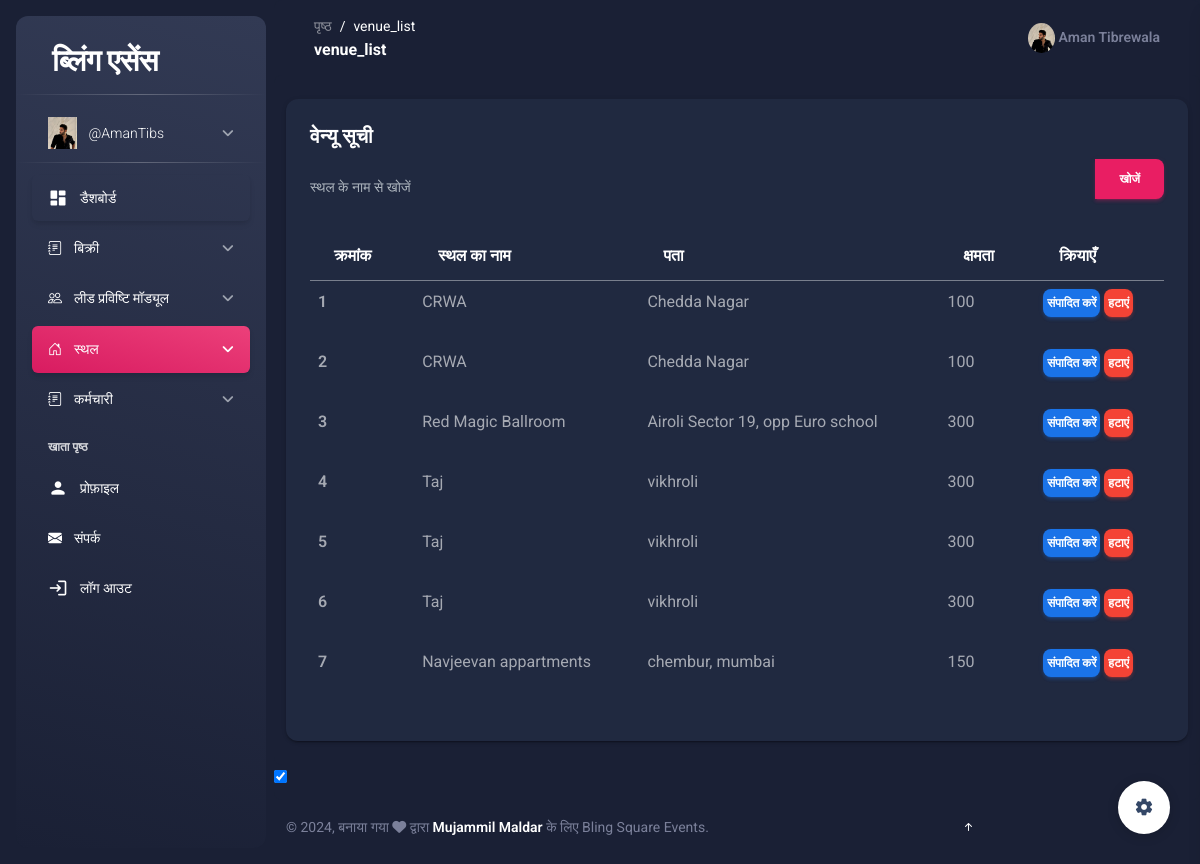
The app's page /venue_list/ (signed in) with its own data.
### dashboard/models.py (models this page shows, shortened)
class CustomUser(AbstractUser):
    GENDER_CHOICES = (
        ('male', 'Male'),
        ('female', 'Female'),
    )
    USER_ROLES = (
        ('employee', 'Employee'),
        ('admin', 'Admin'),
        ('hr', 'HR'),
        ('manager', 'Manager'),
        ('intern', 'Intern'),
    )
    category = models.CharField(max_length=20, choices=USER_ROLES, default='employee')
    photo = models.ImageField(upload_to='photos/')
    gender = models.CharField(max_length=6, choices=GENDER_CHOICES)
    dob = models.DateField(default=datetime.date.today)
    joiningdate = models.DateField(default=datetime.date.today)
    address = models.TextField()
    designation = models.CharField(max_length=100)
    mobileno = models.CharField(max_length=11, unique=True)
    active = models.BooleanField(default=True)  # Track active status
    last_activity = models.DateTimeField(auto_now=True)  # Track last activity timestamp

class Venue(models.Model):
    name = models.CharField(max_length=100)
    address = models.TextField(max_length=200)
    capacity = models.PositiveIntegerField()

class UserSettings(models.Model):
    user = models.OneToOneField(CustomUser, on_delete=models.CASCADE)
    data_completion_percentage = models.PositiveIntegerField(default=0)
    selected_theme = models.CharField(max_length=20, choices=settings.THEME_CHOICES, default='light')

### dashboard/sales/venue_views.py (the view)
# urls.py: path('venue_list/',views.venue_list,name='venue_list'),
@login_required(login_url="/login")
def venue_list(request):
    venues = Venue.objects.all()
    return render(request, 'venue_list.html', {'venues': venues})

### middlewar/theme.py (called while the page is built)
    def __call__(self, request):
        response = self.get_response(request)
        if 'theme' in request.COOKIES:
            theme = request.COOKIES['theme']
            if theme == 'dark':
                response.set_cookie('theme', 'dark')
            else:
                response.set_cookie('theme', 'light')
        else:
            response.set_cookie('theme', 'light')
        return response

### template/venue_list.html (shortened to what this page needs)
{% extends 'base.html' %}
{% load i18n %}
{% block main %}
<main class="main-content position-relative max-height-vh-100 h-100 border-radius-lg ">
    <div class="container-fluid py-4">
        <div class="card recent-sales overflow-auto">
            <div class="card-body">
                <h5 class="card-title">{% trans 'Venue List' %}</h5>
                <form method="get" class="mb-3">
                    <div class="input-group">
                        <input type="text" class="form-control" name="q" placeholder="{% trans 'Search by venue name' %}" value="{{ search_query }}">
                        <button type="submit" class="btn btn-primary">{% trans 'Search' %}</button>
                    </div>
                </form>
                <table class="table table-borderless datatable">
                    <thead>
                        <tr>
                            <th scope="col">{% trans 'Sr.No' %}</th>
                            <th scope="col">{% trans 'Venue Name' %}</th>
                            <th scope="col">{% trans 'Address' %}</th>
                            <th scope="col">{% trans 'Capacity' %}</th>
                            <th scope="col">{% trans 'Actions' %}</th>
                        </tr>
                    </thead>
                    <tbody>
                        {% for venue in venues %}
                        <tr>
                            <th scope="row">{{ forloop.counter }}</th>
                            <td>{{ venue.name }}</td>
                            <td>{{ venue.address }}</td>
                            <td>{{ venue.capacity }}</td>
                            <td>
                                <a href="/edit_venue/{{venue.id}}" class="btn btn-info p-1">{% trans 'Edit' %}</a>
                                <a href="/delete_venue/{{venue.id}}" class="btn btn-danger p-1">{% trans 'Delete' %}</a>
                            </td>
                        </tr>
                        {% empty %}
                        <tr>
                            <td colspan="5">{% trans 'No venues found.' %}</td>
                        </tr>
                        {% endfor %}
                    </tbody>
                </table>
            </div>
        </div>
    </div>
</main>
{% endblock main %}

### template/base.html (shortened to what this page needs)
{% include 'header.html' %}
{% include 'aside.html' %}
{% load i18n %}
<main class="main-content position-relative max-height-vh-100 h-100 border-radius-lg ">
    <nav class="navbar navbar-main navbar-expand-lg px-0 mx-4 shadow-none border-radius-xl" id="navbarBlur" data-scroll="true">
      <div class="container-fluid py-1 px-3">
        <nav aria-label="breadcrumb">
          <ol class="breadcrumb bg-transparent mb-0 pb-0 pt-1 px-0 me-sm-6 me-5">
            <li class="breadcrumb-item text-sm"><a class="opacity-5 text-dark" href="javascript:;">{% trans "Pages" %}</a></li>
            <li class="breadcrumb-item text-sm text-dark active" aria-current="page">{{ request.path|cut:"/" }}</li>
          </ol>
          <h6 class="font-weight-bolder mb-0">{{ request.path|cut:"/" }}</h6>
        </nav>
        <div class="collapse navbar-collapse mt-sm-0 mt-2 me-md-0 me-sm-4" id="navbar">
          <ul class="navbar-nav  justify-content-end">
            <li class="nav-item d-flex align-items-center">
              <a href="/profile" class="nav-link text-body font-weight-bold px-0">
                <img src="{{request.user.photo.url}}" alt="" style="height: 30px;border-radius: 50%;">
                <span class="d-sm-inline d-none">{{request.user.first_name}} {{request.user.last_name}} </span>
              </a>
            </li>
          </ul>
        </div>
      </div>
    </nav>
{% block main %}
{% endblock main %}
{% include 'footer2.html' %}
{% include 'footer.html' %}

### template/aside.html (shortened to what this page needs)
{% load static %}
{% load i18n %}
<body class="g-sidenav-show bg-gray-200">
  <aside class="sidenav navbar navbar-vertical navbar-expand-xs border-0 border-radius-xl my-3 fixed-start ms-3 bg-gradient-dark" id="sidenav-main">
     <div class="sidenav-header">
    <a class="navbar-brand m-0" href="/home">
      <h3 class="ms-1 font-weight-bold text-white">{% trans "Bling Essence" %}</h3>
    </a>
  </div>
  <hr class="horizontal light mt-0 mb-2">
  <div class="collapse navbar-collapse  w-auto " id="sidenav-collapse-main">
    <ul class="navbar-nav">
      <li class="nav-item">
        <a class="nav-link collapsed" data-bs-target="#profile-nav" data-bs-toggle="collapse" href="#">
          <div class="text-white text-center me-2 font-weight-bold d-flex align-items-center justify-content-center">
            <img src="{{request.user.photo.url}}" class="navbar-brand-img h-100 width-1" alt="main_logo">
          </div>
          <span class="nav-link-text ms-1"> {{request.user.username}} </span>
        </a>
      </li>
    </ul>
      <ul class="navbar-nav">
        <hr class="horizontal light mt-0 mb-2">
        <li class="nav-item">
          <a class="nav-link text-white active {% if request.path == '/home' %}active bg-gradient-primary {% else %} bg-transparent {% endif %}" href="/home">
            <div class="text-white text-center me-2 d-flex align-items-center justify-content-center">
              <i class="material-icons opacity-10">dashboard</i>
            </div>
            <span class="nav-link-text ms-1">{% trans "Dashboard" %}</span>
          </a>
        </li>
      <ul class="navbar-nav">
        <li class="nav-item">
          <a class="nav-link collapsed " data-bs-target="#sales-nav" data-bs-toggle="collapse" href="#">
            <div class="text-white text-center me-2 font-weight-bold d-flex align-items-center justify-content-center">
                <i class="bi bi-journal-text"></i>
                </div>
                <span class="nav-link-text ms-1">{% trans "Sales" %}</span>
            </a>
        </li>
    </ul>
    <ul class="navbar-nav">
      <li class="nav-item">
          <a class="nav-link collapsed " data-bs-target="#lead-nav" data-bs-toggle="collapse" href="#">
              <div class="text-white text-center me-2 font-weight-bold d-flex align-items-center justify-content-center">
                <i class="bi bi-people"></i>
              </div>
              <span class="nav-link-text ms-1">{% trans "Lead Entry Module" %}</span>
          </a>
      </li>
  </ul>
  <ul class="navbar-nav">
    <li class="nav-item">
      <a class="nav-link collapsed {% if request.path == '/add_venue/' or request.path == '/venue_list/' %}active bg-gradient-primary{% endif %}" data-bs-target="#venue-nav" data-bs-toggle="collapse" href="#">
        <div class="text-white text-center me-2 font-weight-bold d-flex align-items-center justify-content-center">
          <i class="bi bi-house-door"></i>
        </div>
        <span class="nav-link-text ms-1">{% trans "Venue" %}</span>
      </a>
    </li>
  </ul>
  <ul class="navbar-nav">
    <li class="nav-item">
      <a class="nav-link collapsed " data-bs-target="#staff-nav" data-bs-toggle="collapse" href="#">
        <div class="text-white text-center me-2 font-weight-bold d-flex align-items-center justify-content-center">
            <i class="bi bi-journal-text"></i>
            </div>
            <span class="nav-link-text ms-1">{% trans "Staff" %}</span>
        </a>
    </li>
</ul>
      <li class="nav-item mt-3">
        <h6 class="ps-4 ms-2 text-uppercase text-xs text-white font-weight-bolder opacity-8">{% trans "Account pages" %}</h6>
      </li>
      <li class="nav-item">
        <a class="nav-link text-white {% if request.path == '/profile/' %}active bg-gradient-primary {% else %} bg-transparent   {% endif %}" href="/profile">
          <div class="text-white text-center me-2 d-flex align-items-center justify-content-center">
            <i class="material-icons opacity-10">person</i>
          </div>
          <span class="nav-link-text ms-1">{% trans "Profile" %}</span>
        </a>
      </li>
      <li class="nav-item">
        <a class="nav-link text-white {% if request.path == '/problemreport/' %}active bg-gradient-primary {% else %} bg-transparent   {% endif %}" href="/problemreport/">
          <div class="text-white text-center me-2 d-flex align-items-center justify-content-center">
            <i class="bi bi-envelope-fill"></i>
          </div>
          <span class="nav-link-text ms-1">{% trans "Contact" %}</span>
        </a>
      </li>
      <li class="nav-item">
        <a class="nav-link text-white " href="/logout">
          <div class="text-white text-center me-2 d-flex align-items-center justify-content-center">
            <i class="material-icons opacity-10">login</i>
          </div>
          <span class="nav-link-text ms-1">{% trans "Logout" %}</span>
        </a>
      </li>
    </ul>
  </div>
</aside>

### template/footer2.html (shortened to what this page needs)
<div class="fixed-plugin">
  <a class="fixed-plugin-button text-dark position-fixed px-3 py-2">
    <i class="material-icons py-2">settings</i>
  </a>
</div>
<input type="checkbox" id="theme-toggle" {% if request.session.theme == 'dark' %}checked{% endif %}>

### records on screen
CustomUser: user.photo (picture), user.username "@AmanTibs", user.first_name "Aman", user.last_name "Tibrewala"
Venue: name "CRWA", address "Chedda Nagar", capacity "100"
Venue: name "CRWA", address "Chedda Nagar", capacity "100"
Venue: name "Red Magic Ballroom", address "Airoli Sector 19, opp Euro school", capacity "300"
Venue: name "Taj", address "vikhroli", capacity "300"
Venue: name "Taj", address "vikhroli", capacity "300"
Venue: name "Taj", address "vikhroli", capacity "300"
Venue: name "Navjeevan appartments", address "chembur, mumbai", capacity "150"
UserSettings: selected_theme "☑"

### other values on screen
{{ request.path|cut:"/" }} "venue_list"
